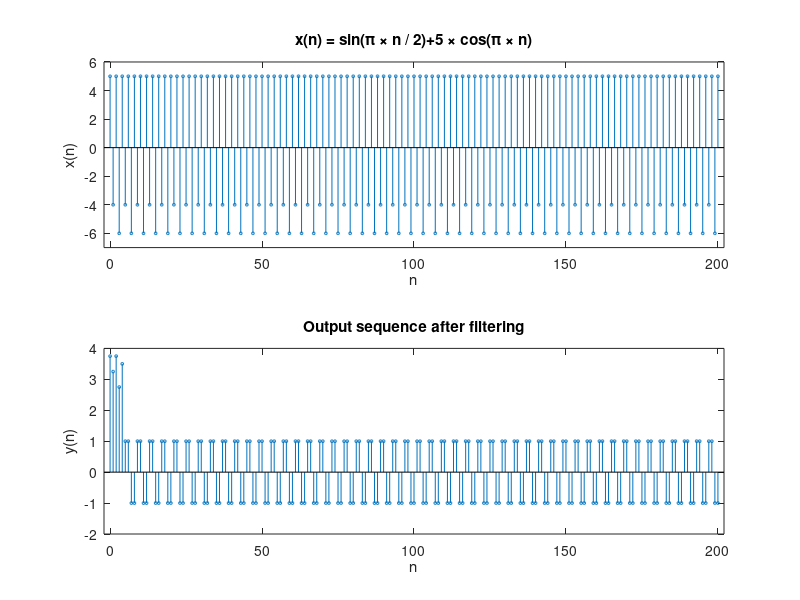

Write MATLAB code to recreate this figure.
%Problem 4.15

b = [3/4 5/4 1 1 5/4 3/4]; 
a = [1 0];
n = 0:200; 
x = sin(pi*n/2)+5*cos(pi*n); 
y = filter(b,a,x);

subplot(2,1,1); Hs = stem(n,x); set(Hs,'markersize',2); axis([-2 202 -7 6]);
xlabel('n'); ylabel('x(n)');
title('x(n) = sin(\pi \times n / 2)+5 \times cos(\pi \times n)');

subplot(2,1,2); Hs = stem(n,y); set(Hs,'markersize',2); axis([-2 202 -2 4]);
xlabel('n'); ylabel('y(n)');
title('Output sequence after filtering');
